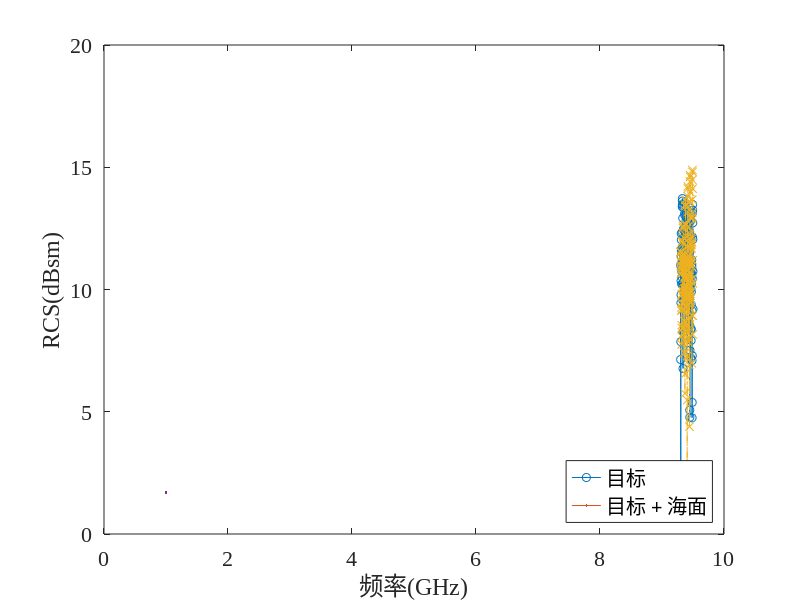
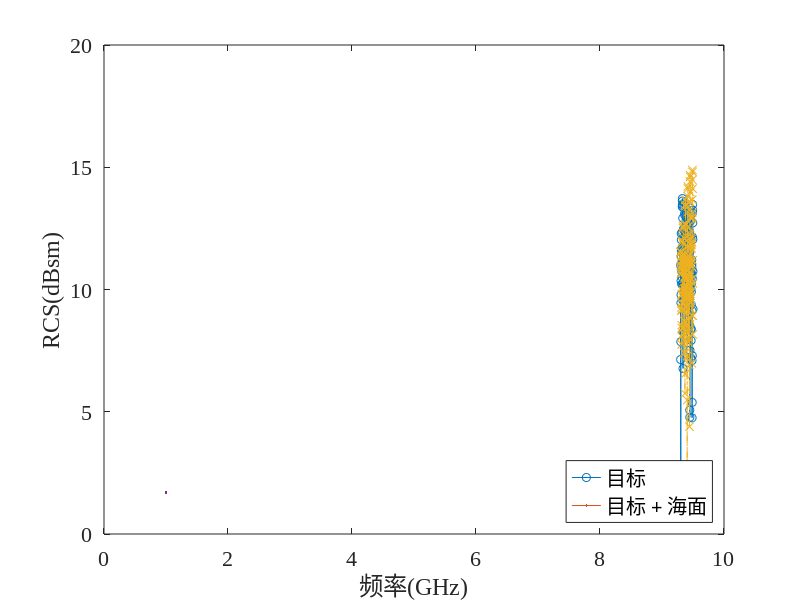
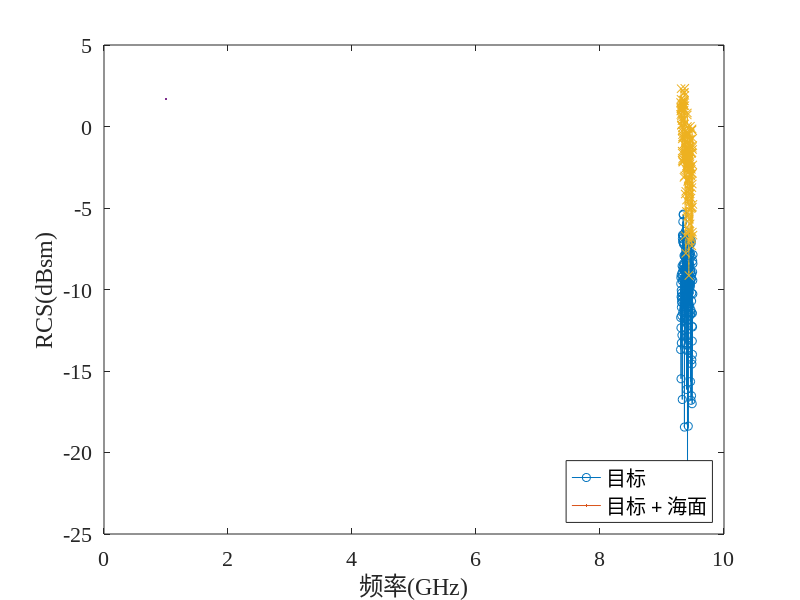
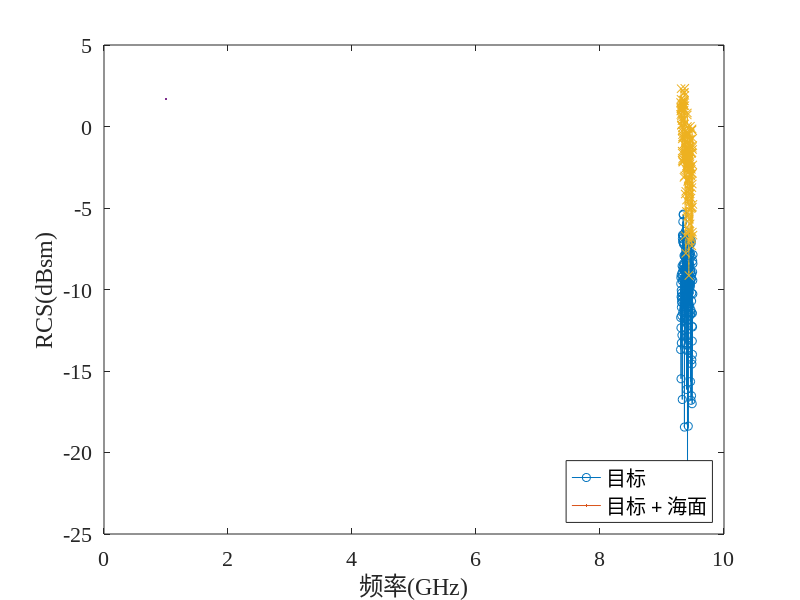

Write the MATLAB code that produced these figures, in order.
%% 1-0du-boat-differentPhi【超算】
% num_sam = [3, 3, 1, 150, 1];
% A = read_Feko_ffe_data(num_sam,1);

load('1-boat-0du-2L-modelMesh-hrrp-lowphi-beside_FarField1.mat');
E_phi = data{6,1};
E_theta = data{7,1};
A = E_theta + E_phi;

fre_Num = 150;
upsample = 50;
band = 9.5e9-9.3e9;
c = 3e8;
Nfft = fre_Num*upsample;
Rmax = c/(2*band)*fre_Num/cos(deg2rad(5));
dataRCS0 = A(:,1)';
dataRCS45 = A(:,2)';
dataRCS90 = A(:,3)';

figure;
plot(abs(dataRCS0(:)),'-o', LineWidth=1.7);
hold on
plot(abs(dataRCS45(:)),'-o', LineWidth=1.7);
plot(abs(dataRCS90(:)),'-o', LineWidth=1.7);
legend('phi = 0°', 'phi = 45°', 'phi = 90°');
title('海上目标雷达回波数据(phi=0°-90°)');


figure;
HRRP = ifftshift(ifft(dataRCS0(:),floor(Nfft)));
% HRRP = HRRP/max(HRRP);
x = (0:Nfft-1)/Nfft*Rmax;
plot(x,abs(HRRP),'-', LineWidth=1.7);
hold on

HRRP = ifftshift(ifft(dataRCS45(:),floor(Nfft)));
% HRRP = HRRP/max(HRRP);
x = (0:Nfft-1)/Nfft*Rmax;
plot(x,abs(HRRP),'-', LineWidth=1.7);

HRRP = ifftshift(ifft(dataRCS90(:),floor(Nfft)));
% HRRP = HRRP/max(HRRP);
x = (0:Nfft-1)/Nfft*Rmax;
plot(x,abs(HRRP),'-', LineWidth=1.7);
legend('phi = 0°', 'phi = 45°', 'phi = 90°');
title('海上目标HRRP(phi=0°-90°)');

%% 1,2-0du-boat-boatsea
load('1-boat-0du-2L-modelMesh-hrrp-lowphi-beside_FarField1.mat');
E_phi_boat = data{6,1};
E_theta_boat = data{7,1};
A_boat = E_theta_boat + E_phi_boat;

load('2-boatSea-0du-2L-modelMesh-hrrp-lowphi-beside_FarField1.mat');
E_phi_boatSea = data{6,1};
E_theta_boatSea = data{7,1};
A_boatSea = E_theta_boatSea + E_phi_boatSea;

fre_Num = 150;
upsample = 50;
band = 9.5e9-9.3e9;
c = 3e8;
Nfft = fre_Num*upsample;

Rmax = c/(2*band)*fre_Num/cos(deg2rad(5));
dataRCS0_boat = A_boat(:,1)';
dataRCS45_boat = A_boat(:,2)';
dataRCS90_boat = A_boat(:,3)';

dataRCS0_boatSea = A_boatSea(:,1)';
dataRCS45_boatSea = A_boatSea(:,2)';
dataRCS90_boatSea = A_boatSea(:,3)';

fre_line = linspace(9.3,9.5,fre_Num);

figure;
plot(fre_line,10*log10(abs(dataRCS0_boat(:))),'-o', LineWidth=1.7);
hold on
plot(fre_line,10*log10(abs(dataRCS0_boatSea(:))),'-.x', LineWidth=1.7);
legend('\fontname{宋体}目标', '\fontname{宋体}目标 + 海面','Location','SouthEast');
xlabel('\fontname{宋体}频率\fontname{Times New Roman}(GHz)');
ylabel('\fontname{Times New Roman}RCS(dBsm)');
set(gca,'FontName','Times New Roman','fontsize',16)
savefig(gcf,'result/4-yawphi0');
exportgraphics(gcf,'result/4-yawphi0.png');

figure;
plot(fre_line,10*log10(abs(dataRCS45_boat(:))),'-o', LineWidth=1.7);
hold on
plot(fre_line,10*log10(abs(dataRCS45_boatSea(:))),'-.x', LineWidth=1.7);
legend('\fontname{宋体}目标', '\fontname{宋体}目标 + 海面','Location','SouthEast');
xlabel('\fontname{宋体}频率\fontname{Times New Roman}(GHz)');
ylabel('\fontname{Times New Roman}RCS(dBsm)');
set(gca,'FontName','Times New Roman','fontsize',16)
savefig(gcf,'result/4-yawphi45');
exportgraphics(gcf,'result/4-yawphi45.png');

figure;
plot(fre_line,10*log10(abs(dataRCS90_boat(:))),'-o', LineWidth=1.7);
hold on
plot(fre_line,10*log10(abs(dataRCS90_boatSea(:))),'-.x', LineWidth=1.7);
legend('\fontname{宋体}目标', '\fontname{宋体}目标 + 海面','Location','SouthEast');
xlabel('\fontname{宋体}频率\fontname{Times New Roman}(GHz)');
ylabel('\fontname{Times New Roman}RCS(dBsm)');
set(gca,'FontName','Times New Roman','fontsize',16)
savefig(gcf,'result/4-yawphi90');
exportgraphics(gcf,'result/4-yawphi90.png');



figure;
HRRP = ifftshift(ifft(dataRCS0_boat(:),floor(Nfft)));
HRRP = HRRP/max(HRRP);
x = (0:Nfft-1)/Nfft*Rmax;
plot(x,abs(HRRP),'-', LineWidth=1.7);
hold on
HRRP = ifftshift(ifft(dataRCS0_boatSea(:),floor(Nfft)));
HRRP = HRRP/max(HRRP);
x = (0:Nfft-1)/Nfft*Rmax;
plot(x,abs(HRRP),'-.', LineWidth=1.7);
legend('\fontname{宋体}目标', '\fontname{宋体}目标 + 海面');
xlabel('\fontname{宋体}距离\fontname{Times New Roman}(m)');
ylabel('\fontname{宋体}幅度');
set(gca,'FontName','Times New Roman','fontsize',16);
savefig(gcf,'result/4-yaw-hrrp-phi0');
exportgraphics(gcf,'result/4-yaw-hrrp-phi0.png');

figure;
HRRP = ifftshift(ifft(dataRCS45_boat(:),floor(Nfft)));
HRRP = HRRP/max(HRRP);
x = (0:Nfft-1)/Nfft*Rmax;
plot(x,abs(HRRP),'-', LineWidth=1.7);
hold on 
HRRP = ifftshift(ifft(dataRCS45_boatSea(:),floor(Nfft)));
HRRP = HRRP/max(HRRP);
x = (0:Nfft-1)/Nfft*Rmax;
plot(x,abs(HRRP),'-.', LineWidth=1.7);
legend('\fontname{宋体}目标', '\fontname{宋体}目标 + 海面');
xlabel('\fontname{宋体}距离\fontname{Times New Roman}(m)');
ylabel('\fontname{宋体}幅度');
set(gca,'FontName','Times New Roman','fontsize',16);
savefig(gcf,'result/4-yaw-hrrp-phi45');
exportgraphics(gcf,'result/4-yaw-hrrp-phi45.png');

figure;
HRRP = ifftshift(ifft(dataRCS90_boat(:),floor(Nfft)));
HRRP = HRRP/max(HRRP);
x = (0:Nfft-1)/Nfft*Rmax;
plot(x,abs(HRRP),'-', LineWidth=1.7);
hold on
HRRP = ifftshift(ifft(dataRCS90_boatSea(:),floor(Nfft)));
HRRP = HRRP/max(HRRP);
x = (0:Nfft-1)/Nfft*Rmax;
plot(x,abs(HRRP),'-.', LineWidth=1.7);
legend('\fontname{宋体}目标', '\fontname{宋体}目标 + 海面');
xlabel('\fontname{宋体}距离\fontname{Times New Roman}(m)');
ylabel('\fontname{宋体}幅度');
set(gca,'FontName','Times New Roman','fontsize',16);
savefig(gcf,'result/4-yaw-hrrp-phi90');
exportgraphics(gcf,'result/4-yaw-hrrp-phi90.png');
%% 3,4-7du-boat-boatsea
load('3-boat-7du-2L-modelMesh-hrrp-lowphi-3D_FarField1.mat');
E_phi_boat = data{6,1};
E_theta_boat = data{7,1};
A_boat = E_theta_boat + E_phi_boat;

load('4-boatSea-7du-2L-modelMesh-hrrp-lowphi-3D_FarField1.mat');
E_phi_boatSea = data{6,1};
E_theta_boatSea = data{7,1};
A_boatSea = E_theta_boatSea + E_phi_boatSea;

fre_Num = 150;
upsample = 50;
band = 9.5e9-9.3e9;
c = 3e8;
Nfft = fre_Num*upsample;

Rmax = c/(2*band)*fre_Num/cos(deg2rad(5));
dataRCS0_boat = A_boat(:,1)';
dataRCS45_boat = A_boat(:,2)';
dataRCS90_boat = A_boat(:,3)';

dataRCS0_boatSea = A_boatSea(:,1)';
dataRCS45_boatSea = A_boatSea(:,2)';
dataRCS90_boatSea = A_boatSea(:,3)';

fre_line = linspace(9.3,9.5,fre_Num);

figure;
plot(fre_line,10*log10(abs(dataRCS0_boat(:))),'-o', LineWidth=1.7);
hold on
plot(fre_line,10*log10(abs(dataRCS0_boatSea(:))),'-.x', LineWidth=1.7);
legend('\fontname{宋体}目标', '\fontname{宋体}目标 + 海面','Location','SouthEast');
xlabel('\fontname{宋体}频率\fontname{Times New Roman}(GHz)');
ylabel('\fontname{Times New Roman}RCS(dBsm)');
set(gca,'FontName','Times New Roman','fontsize',16);
savefig(gcf,'result/5-yawphi0');
exportgraphics(gcf,'result/5-yawphi0.png');

figure;
plot(fre_line,10*log10(abs(dataRCS45_boat(:))),'-o', LineWidth=1.7);
hold on
plot(fre_line,10*log10(abs(dataRCS45_boatSea(:))),'-.x', LineWidth=1.7);
legend('\fontname{宋体}目标', '\fontname{宋体}目标 + 海面','Location','SouthEast');
xlabel('\fontname{宋体}频率\fontname{Times New Roman}(GHz)');
ylabel('\fontname{Times New Roman}RCS(dBsm)');
set(gca,'FontName','Times New Roman','fontsize',16);
savefig(gcf,'result/5-yawphi45');
exportgraphics(gcf,'result/5-yawphi45.png');

figure;
plot(fre_line,10*log10(abs(dataRCS90_boat(:))),'-o', LineWidth=1.7);
hold on
plot(fre_line,10*log10(abs(dataRCS90_boatSea(:))),'-.x', LineWidth=1.7);
legend('\fontname{宋体}目标', '\fontname{宋体}目标 + 海面','Location','SouthEast');
xlabel('\fontname{宋体}频率\fontname{Times New Roman}(GHz)');
ylabel('\fontname{Times New Roman}RCS(dBsm)');
set(gca,'FontName','Times New Roman','fontsize',16);
savefig(gcf,'result/5-yawphi90');
exportgraphics(gcf,'result/5-yawphi90.png');



figure;
HRRP = ifftshift(ifft(dataRCS0_boat(:),floor(Nfft)));
HRRP = HRRP/max(HRRP);
x = (0:Nfft-1)/Nfft*Rmax;
plot(x,abs(HRRP),'-', LineWidth=1.7);
hold on
HRRP = ifftshift(ifft(dataRCS0_boatSea(:),floor(Nfft)));
HRRP = HRRP/max(HRRP);
x = (0:Nfft-1)/Nfft*Rmax;
plot(x,abs(HRRP),'-.', LineWidth=1.7);
legend('\fontname{宋体}目标', '\fontname{宋体}目标 + 海面');
xlabel('\fontname{宋体}距离\fontname{Times New Roman}(m)');
ylabel('\fontname{宋体}幅度');
set(gca,'FontName','Times New Roman','fontsize',16);
savefig(gcf,'result/5-yaw-hrrp-phi0');
exportgraphics(gcf,'result/5-yaw-hrrp-phi0.png');

figure;
HRRP = ifftshift(ifft(dataRCS45_boat(:),floor(Nfft)));
HRRP = HRRP/max(HRRP);
x = (0:Nfft-1)/Nfft*Rmax;
plot(x,abs(HRRP),'-', LineWidth=1.7);
hold on 
HRRP = ifftshift(ifft(dataRCS45_boatSea(:),floor(Nfft)));
HRRP = HRRP/max(HRRP);
x = (0:Nfft-1)/Nfft*Rmax;
plot(x,abs(HRRP),'-.', LineWidth=1.7);
legend('\fontname{宋体}目标', '\fontname{宋体}目标 + 海面');
xlabel('\fontname{宋体}距离\fontname{Times New Roman}(m)');
ylabel('\fontname{宋体}幅度');
set(gca,'FontName','Times New Roman','fontsize',16);
savefig(gcf,'result/5-yaw-hrrp-phi45');
exportgraphics(gcf,'result/5-yaw-hrrp-phi45.png');

figure;
HRRP = ifftshift(ifft(dataRCS90_boat(:),floor(Nfft)));
HRRP = HRRP/max(HRRP);
x = (0:Nfft-1)/Nfft*Rmax;
plot(x,abs(HRRP),'-', LineWidth=1.7);
hold on
HRRP = ifftshift(ifft(dataRCS90_boatSea(:),floor(Nfft)));
HRRP = HRRP/max(HRRP);
x = (0:Nfft-1)/Nfft*Rmax;
plot(x,abs(HRRP),'-.', LineWidth=1.7);
legend('\fontname{宋体}目标', '\fontname{宋体}目标 + 海面');
xlabel('\fontname{宋体}距离\fontname{Times New Roman}(m)');
ylabel('\fontname{宋体}幅度');
set(gca,'FontName','Times New Roman','fontsize',16);
savefig(gcf,'result/5-yaw-hrrp-phi90');
exportgraphics(gcf,'result/5-yaw-hrrp-phi90.png');

%% 1,3-0,7du-boat【论文】
load('1-boat-0du-2L-modelMesh-hrrp-lowphi-beside_FarField1.mat');
E_phi_boat = data{6,1};
E_theta_boat = data{7,1};
A_boat = E_theta_boat + E_phi_boat;

load('3-boat-7du-2L-modelMesh-hrrp-lowphi-3D_FarField1.mat');
E_phi_boatSea = data{6,1};
E_theta_boatSea = data{7,1};
A_boatSea = E_theta_boatSea + E_phi_boatSea;

fre_Num = 150;
upsample = 50;
band = 9.5e9-9.3e9;
c = 3e8;
Nfft = fre_Num*upsample;

Rmax = c/(2*band)*fre_Num/cos(deg2rad(5));
dataRCS0_boat = A_boat(:,1)';
dataRCS45_boat = A_boat(:,2)';
dataRCS90_boat = A_boat(:,3)';

dataRCS0_boatSea = A_boatSea(:,1)';
dataRCS45_boatSea = A_boatSea(:,2)';
dataRCS90_boatSea = A_boatSea(:,3)';

fre_line = linspace(9.3,9.5,fre_Num);

figure;
plot(fre_line,10*log10(abs(dataRCS0_boat(:))),'-o', LineWidth=1.7);
hold on
plot(fre_line,10*log10(abs(dataRCS0_boatSea(:))),'-.x', LineWidth=1.7);
legend('\fontname{宋体}横摇角\fontname{Times New Roman}0°', '\fontname{宋体}横摇角\fontname{Times New Roman}7.3°','Location','SouthEast');
xlabel('\fontname{宋体}频率\fontname{Times New Roman}(GHz)');
ylabel('\fontname{Times New Roman}RCS(dBsm)');
set(gca,'FontName','Times New Roman','fontsize',16);
savefig(gcf,'result/1-yawphi0');
exportgraphics(gcf,'result/1-yawphi0.png');


figure;
plot(fre_line,10*log10(abs(dataRCS45_boat(:))),'-o', LineWidth=1.7);
hold on
plot(fre_line,10*log10(abs(dataRCS45_boatSea(:))),'-.x', LineWidth=1.7);
legend('\fontname{宋体}横摇角\fontname{Times New Roman}0°', '\fontname{宋体}横摇角\fontname{Times New Roman}7.3°','Location','SouthEast');
xlabel('\fontname{宋体}频率\fontname{Times New Roman}(GHz)');
ylabel('\fontname{Times New Roman}RCS(dBsm)');
set(gca,'FontName','Times New Roman','fontsize',16);
savefig(gcf,'result/1-yawphi45');
exportgraphics(gcf,'result/1-yawphi45.png');



figure;
plot(fre_line,10*log10(abs(dataRCS90_boat(:))),'-o', LineWidth=1.7);
hold on
plot(fre_line,10*log10(abs(dataRCS90_boatSea(:))),'-.x', LineWidth=1.7);
legend('\fontname{宋体}横摇角\fontname{Times New Roman}0°', '\fontname{宋体}横摇角\fontname{Times New Roman}7.3°','Location','SouthEast');
xlabel('\fontname{宋体}频率\fontname{Times New Roman}(GHz)');
ylabel('\fontname{Times New Roman}RCS(dBsm)');
set(gca,'FontName','Times New Roman','fontsize',16);
savefig(gcf,'result/1-yawphi90');
exportgraphics(gcf,'result/1-yawphi90.png');
% title('海上目标正面雷达回波数据(phi=90°)');



figure;
HRRP = ifftshift(ifft(dataRCS0_boat(:),floor(Nfft)));
HRRP = HRRP/max(HRRP);
x = (0:Nfft-1)/Nfft*Rmax;
plot(x,abs(HRRP),'-', LineWidth=1.7);
hold on
HRRP = ifftshift(ifft(dataRCS0_boatSea(:),floor(Nfft)));
HRRP = HRRP/max(HRRP);
x = (0:Nfft-1)/Nfft*Rmax;
plot(x,abs(HRRP),'-.', LineWidth=1.7);
legend('\fontname{宋体}横摇角\fontname{Times New Roman}0°', '\fontname{宋体}横摇角\fontname{Times New Roman}7.3°');
xlabel('\fontname{宋体}距离\fontname{Times New Roman}(m)');
ylabel('\fontname{宋体}幅度');
set(gca,'FontName','Times New Roman','fontsize',16);
savefig(gcf,'result/2-yaw-hrrp-phi0');
exportgraphics(gcf,'result/2-yaw-hrrp-phi0.png');
% title('海上目标HRRP(phi=0°)');

figure;
HRRP = ifftshift(ifft(dataRCS45_boat(:),floor(Nfft)));
HRRP = HRRP/max(HRRP);
x = (0:Nfft-1)/Nfft*Rmax;
plot(x,abs(HRRP),'-', LineWidth=1.7);
hold on 
HRRP = ifftshift(ifft(dataRCS45_boatSea(:),floor(Nfft)));
HRRP = HRRP/max(HRRP);
x = (0:Nfft-1)/Nfft*Rmax;
plot(x,abs(HRRP),'-.', LineWidth=1.7);
legend('\fontname{宋体}横摇角\fontname{Times New Roman}0°', '\fontname{宋体}横摇角\fontname{Times New Roman}7.3°');
xlabel('\fontname{宋体}距离\fontname{Times New Roman}(m)');
ylabel('\fontname{宋体}幅度');
set(gca,'FontName','Times New Roman','fontsize',16);
savefig(gcf,'result/2-yaw-hrrp-phi45');
exportgraphics(gcf,'result/2-yaw-hrrp-phi45.png');
% title('海上目标HRRP(phi=45°)');

figure;
HRRP = ifftshift(ifft(dataRCS90_boat(:),floor(Nfft)));
HRRP = HRRP/max(HRRP);
x = (0:Nfft-1)/Nfft*Rmax;
plot(x,abs(HRRP),'-', LineWidth=1.7);
hold on
HRRP = ifftshift(ifft(dataRCS90_boatSea(:),floor(Nfft)));
HRRP = HRRP/max(HRRP);
x = (0:Nfft-1)/Nfft*Rmax;
plot(x,abs(HRRP),'-.', LineWidth=1.7);
legend('\fontname{宋体}横摇角\fontname{Times New Roman}0°', '\fontname{宋体}横摇角\fontname{Times New Roman}7.3°');
xlabel('\fontname{宋体}距离\fontname{Times New Roman}(m)');
ylabel('\fontname{宋体}幅度');
set(gca,'FontName','Times New Roman','fontsize',16);
savefig(gcf,'result/2-yaw-hrrp-phi90');
exportgraphics(gcf,'result/2-yaw-hrrp-phi90.png');
% title('海上目标HRRP(phi=90°)');
